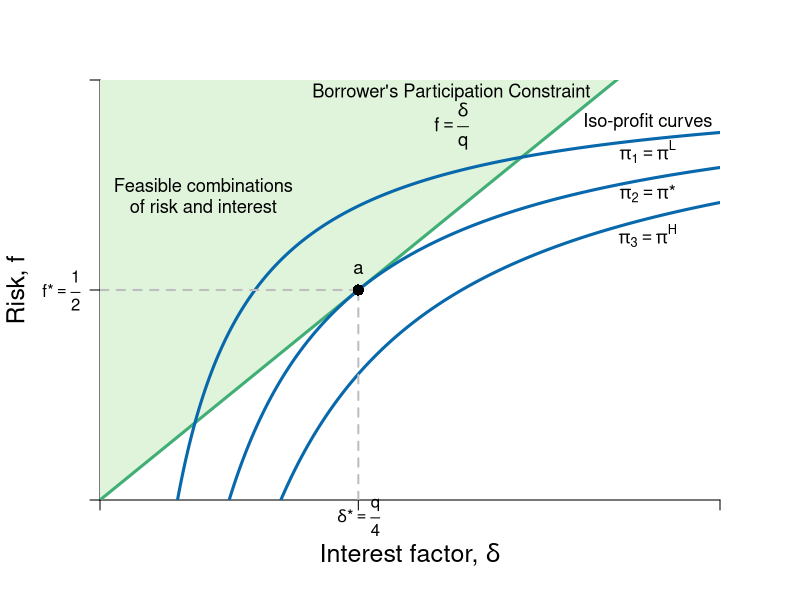

This chart was generated by the following R code:
#Graph Designer: Simon Halliday
#Authors: Bowles, Foley and Halliday
#Title: Coordination, Conflict and Competition: A Text in Microeconomics

library(shape)
pdf(file = "credit/contractual_risk.pdf", width = 8, height = 6)

#Set parameters for graphics
axislabelsize <- 1.5
labelsize <- 1.1
graphlinewidth <- 3
segmentlinewidth <- 2

COL <- c("#7fc97f", "#beaed4", "#fdc086", "#ffff99", "#386cb0", "#f0027f", "#bf5b17", "#666666")
COLA <- c("#e0f3db", "#99d8c9","#66c2a4","#41ae76", "#238b45", "#005824")
COLB <- c("#c6dbef", "#4eb3d3", "#2b8cbe", "#0868ac","#084081")

#Edited the margins to cater for the larger LHS labels
par(mar =  c(5, 5, 4, 4))

PCFn <- function(delta, q = 0.5) {
  delta/q
}

isoreturnFn <- function(delta, pi=0.125) {
  1 - (pi)/delta
}

xlims <- c(0, 0.6)
ylims <- c(0, 1)

npts <- 501 
x <- seq(xlims[1], xlims[2], length.out = npts)
y <- seq(ylims[1], ylims[2], length.out = npts) 
a <- c(2, 4, 6)

plot(0, 0, xlim = xlims, ylim = ylims, type = "n",
     xlab = expression(paste("")),
     ylab = expression(paste("")), 
     xaxt = "n", 
     yaxt = "n", 
     cex.lab = axislabelsize, 
     bty = "n", 
     xaxs="i", 
     yaxs="i"
)


# ticksy <- seq(from = 0, to = ylims[2], by = 1)
# ylabels <- seq(from = 0, to = ylims[2], by = 1)
# ticksx <- seq(from = 0, to = xlims[2], by = 1)
# xlabels <- seq(from = 0, to = xlims[2], by = 1)
ticksy <- c(ylims[1], isoreturnFn(delta= 0.25), ylims[2])
ylabels <- c(NA, expression(paste(f,"*", phantom()==frac(1,2))), NA)
ticksx <- c(xlims[1], 0.25, xlims[2])
xlabels <- c(NA, expression(paste(delta,"*", phantom()==frac(q, 4))), NA)

axis(1, at = ticksx, pos = 0, labels = xlabels)
axis(2, at = ticksy, pos = 0, labels = ylabels, las = 1)

npts <- 500 
xx1 <- seq(xlims[1], xlims[2], length.out = npts)
xx2 <- seq(0, xlims[2], length.out = npts)
xx3 <- seq(1.5, 2.5, length.out = npts)
xx4 <- seq(3, 5, length.out = npts)
xx5 <- seq(7, 9, length.out = npts)



#Draw the polygon for feasibility
xpoly1 <- c(0, 0.5, 0, 0)
ypoly1 <- c(0, ylims[2], ylims[2], 0)
polygon(x = xpoly1, y = ypoly1, col=COLA[1], density=NULL, border = NA)


#Draw the graphs
lines(xx1, PCFn(xx1), col = COLA[4], lwd = graphlinewidth)
lines(xx1, isoreturnFn(xx1), col = COLB[4], lwd = graphlinewidth)
lines(xx1, isoreturnFn(xx1, pi = 0.075), col = COLB[4], lwd = graphlinewidth)
lines(xx1, isoreturnFn(xx1, pi = 0.175), col = COLB[4], lwd = graphlinewidth)
#lines(xx1, indiffA(xx1, alpha = 0.5, uA = 4), col = COLB[5], lwd = graphlinewidth)
#lines(xx1, ff(xx1, c = 9, s = 1.34), col = COL[3], lwd = graphlinewidth)
# lines(xx3, trsline(xx3, constant = 16), col = "gray", lty = 2, lwd = graphlinewidth)
# lines(xx4, trsline(xx4, constant = 8, slope = 1), col = "gray", lty = 2, lwd = graphlinewidth)
# lines(xx5, trsline(xx5, constant = 4, slope = 0.25), col = "gray", lty = 2, lwd = graphlinewidth)
#lines(xx4, mcline(xx4, constant = totalcost(x = 3, c0 = 2, c1 = 0.05, c2 = 0.05) - 3*marginalcost(x = 3, c1 = 0.05, c2 = 0.05), slope = marginalcost(x = 3, c1 = 0.05, c2 = 0.05)), col = "gray", lty = 2, lwd = graphlinewidth)



#Label the feasible frontier
text(0.1, 0.75, expression("Feasible combinations"), cex = labelsize)
text(0.1, 0.7, expression("of risk and interest"), cex = labelsize)
# text(3.2, 0.5, expression("(production possibilities frontier)"), cex = labelsize)
# Arrows(4.35, 0.95, 8.1, 0.95, col = "black", lty = 1, lwd = 2, arr.type = "triangle", arr.lwd = 0.5)

#Axis labels
mtext(expression(paste("Interest factor, ", delta)), side = 1, line = 2.5, cex = axislabelsize)
text(-0.08, 0.5*(ylims[2]), expression(paste("Risk, ", f)), xpd = TRUE, cex = axislabelsize, srt = 90) 


# contour(x, y, 
#         outer(x, y, uFn),
#         drawlabels = FALSE,
#         col = COLB[3],
#         lwd = graphlinewidth,
#         levels = a, 
#         xaxs="i", 
#         yaxs="i", 
#         add = TRUE)


#Label participation constraint
text(0.34, 0.97, expression(paste("Borrower's Participation Constraint")), cex = labelsize)
text(0.34, 0.89, expression(paste(f == frac(delta, q))), cex = labelsize)

#Label Iso-profit
text(0.53, 0.9, expression(paste("Iso-profit curves")), cex = labelsize)
text(0.53, 0.83, expression(paste(pi[1] == pi^L)), cex = labelsize)
text(0.53, 0.73, expression(paste(pi[2] == pi,"*")), cex = labelsize)
text(0.53, 0.63, expression(paste(pi[3] == pi^H)), cex = labelsize)
#text(9, 2.3, expression(paste("Peyton's, ", u[1]^P)), cex = labelsize)

# text(8, 4, expression(paste(trs(l,k) == frac(2,8), phantom() == 0.25)), cex = labelsize)
# Arrows(8, 3.6, 8, 2.4, col = "black", lty = 1, lwd = 2, arr.type = "triangle", arr.lwd = 0.5)
# 
# text(4, 6, expression(paste(trs(l,k) == frac(4,4), phantom()==1)), cex = labelsize)
# Arrows(4, 5.6, 4, 4.4, col = "black", lty = 1, lwd = 2, arr.type = "triangle", arr.lwd = 0.5)
# 
# text(4, 8, expression(paste(trs(l,k) == frac(8,2), phantom() == 4)), cex = labelsize)
# Arrows(3.05, 8, 2.3, 8, col = "black", lty = 1, lwd = 2, arr.type = "triangle", arr.lwd = 0.5)


#Label feasible and infeasible
#text(8, 9, expression(paste(trs(l,k) == frac(x[l], x[k]), phantom() == frac(mp[l], mp[k]), phantom() == -frac(dk,dl))), cex = labelsize)
#text(3, 2.5, expression(paste("with plan ", (list(x, l, k)) )), cex = labelsize)

# text(8, 8.5, expression(paste("Production set:")), cex = labelsize)
# text(8, 8, expression(paste(x = bar(x), " feasible")), cex = labelsize)
# text(8, 7.5, expression(paste("with plan ", (list(x, l, k)) )), cex = labelsize)

#text(9.5, 3.15, expression(u[2]^A), cex = labelsize)
#text(9.5, 5.85, expression(u[3]^A), cex = labelsize)


# segments(0, 8, 2.9705, 8, lty = 2, col = "gray" , lwd = segmentlinewidth)
# segments(2.9705, 0, 2.9705, 8, lty = 2, col = "gray" , lwd = segmentlinewidth)
# segments(2, 0, 2, 8, lty = 2, col = "gray" , lwd = segmentlinewidth)
# segments(4, 0, 4, 4, lty = 2, col = "gray" , lwd = segmentlinewidth)
# segments(0, 4, 4, 4, lty = 2, col = "gray" , lwd = segmentlinewidth)
# 
# 

# 
# segments(8, 0, 8,indiffA(x = 8)  , lty = 2, col = "gray" , lwd = segmentlinewidth)
# segments(0, indiffA(x = 8) , 8,indiffA(x = 8)  , lty = 2, col = "gray" , lwd = segmentlinewidth)

#Annotate points (4,4),(2,8),(8,2) on feasibility frontier

segments(0, isoreturnFn(0.25), 0.25, isoreturnFn(0.25), lty = 2, col = "gray" , lwd = segmentlinewidth)
segments(0.25, 0, 0.25, isoreturnFn(0.25), lty = 2, col = "gray" , lwd = segmentlinewidth)
text(0.25, isoreturnFn(0.25) + 0.05, expression(paste(a)), cex = labelsize)
points(0.25, isoreturnFn(0.25), pch = 16, col = "black", cex = 1.5)



dev.off()
